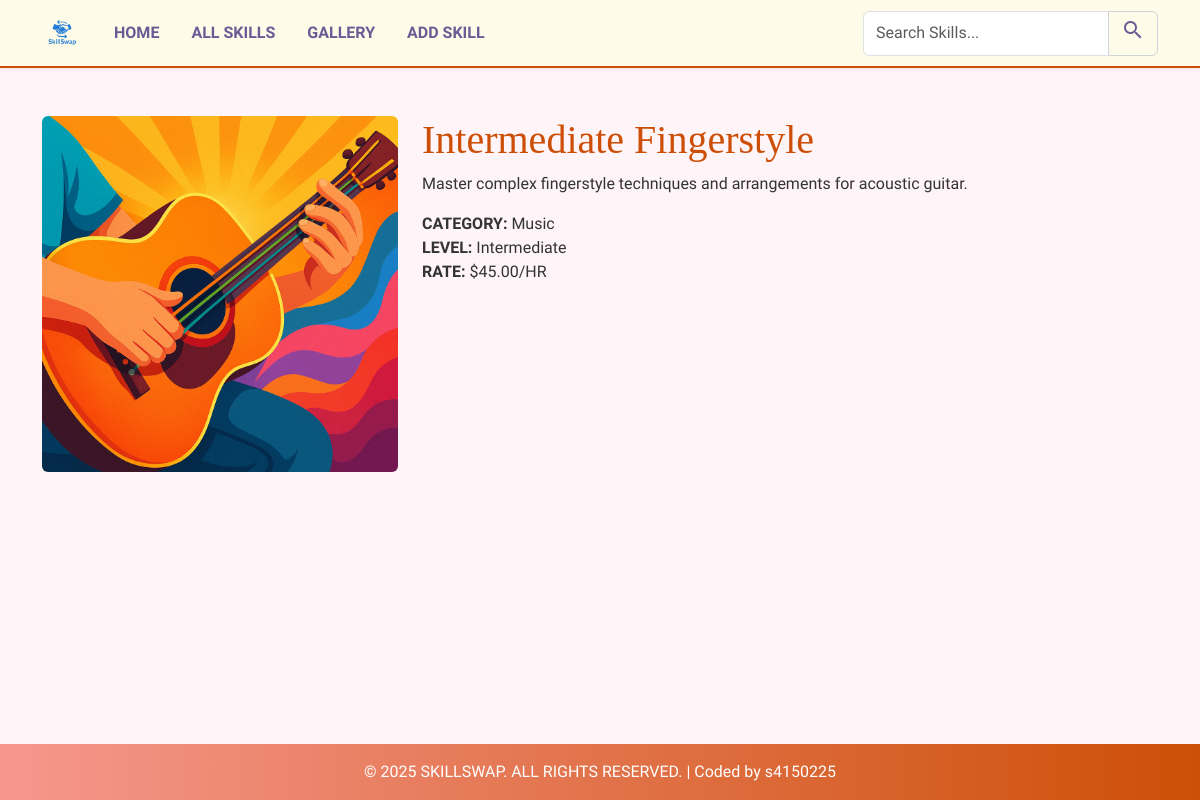
The app's page /details.php?id=2 with its own data.
### tables this page shows
CREATE TABLE `skills` (
  `id` int(11) NOT NULL,
  `title` varchar(255) NOT NULL,
  `description` text NOT NULL,
  `category` varchar(100) NOT NULL,
  `level` varchar(50) NOT NULL,
  `rate` decimal(10,2) NOT NULL,
  `image` varchar(255) NOT NULL,
  `date_added` timestamp NOT NULL DEFAULT current_timestamp()
);

### details.php (the view, shortened to what this page needs)
<?php
include 'includes/db_connect.inc';
$skill_id = intval($_GET['id']);
$skill = null;
$sql = "SELECT title, description, category, level, rate, image FROM skills WHERE id = ?";
$stmt = mysqli_prepare($conn, $sql);
if ($stmt) {
    mysqli_stmt_bind_param($stmt, "i", $skill_id);
    mysqli_stmt_execute($stmt);
    $result = mysqli_stmt_get_result($stmt);
    if (mysqli_num_rows($result) == 1) {
        $skill = mysqli_fetch_assoc($result);
    } else {
        header("Location: skills.php");
        exit();
    }
}
include 'includes/header.inc';
?>
<?php if ($skill): ?>
<div class="row">
    <div class="col-md-4">
        <a href="#" data-bs-toggle="modal" data-bs-target="#imageModal" data-bs-img-src="assets/images/skills/<?php echo htmlspecialchars($skill['image']); ?>">
            <img src="assets/images/skills/<?php echo htmlspecialchars($skill['image']); ?>" class="img-fluid rounded mb-3" alt="<?php echo htmlspecialchars($skill['title']); ?>">
        </a>
    </div>
    <div class="col-md-8">
        <h1 class="page-title"><?php echo htmlspecialchars($skill['title']); ?></h1>
        <p><?php echo htmlspecialchars($skill['description']); ?></p>
        <ul class="list-unstyled">
            <li><strong>CATEGORY:</strong> <?php echo htmlspecialchars($skill['category']); ?></li>
            <li><strong>LEVEL:</strong> <?php echo htmlspecialchars($skill['level']); ?></li>
            <li><strong>RATE:</strong> $<?php echo htmlspecialchars(number_format($skill['rate'], 2)); ?>/HR</li>
        </ul>
    </div>
</div>
<?php else: ?>
    <p>Skill not found.</p>
<?php endif; ?>
<?php
include 'includes/footer.inc';
?>

### includes/header.inc (shortened to what this page needs)
<!DOCTYPE html>
<html lang="en">
<head>
    <link href="https://cdn.jsdelivr.net/npm/bootstrap@5.3.2/dist/css/bootstrap.min.css" rel="stylesheet">
    <link rel="stylesheet" href="assets/css/styles.css">
</head>
<body>
    <header>
        <?php include 'includes/nav.inc'; ?>
    </header>
    <main class="container my-5">

### includes/nav.inc (shortened to what this page needs)
<nav class="navbar navbar-expand-lg">
    <div class="container">
        <a class="navbar-brand" href="index.php">
            <img src="assets/images/SkillSwap_logo.png" alt="SkillSwap Logo" height="40">
        </a>
        <div class="collapse navbar-collapse" id="navbarNav">
            <ul class="navbar-nav me-auto mb-2 mb-lg-0">
                <li class="nav-item">
                    <a class="nav-link" href="index.php">Home</a>
                </li>
                <li class="nav-item">
                    <a class="nav-link" href="skills.php">All Skills</a>
                </li>
                <li class="nav-item">
                    <a class="nav-link" href="gallery.php">Gallery</a>
                </li>
                <li class="nav-item">
                    <a class="nav-link" href="add.php">Add Skill</a>
                </li>
            </ul>
            <form class="d-flex" role="search">
                <div class="input-group">
                    <input class="form-control" type="search" placeholder="Search Skills..." aria-label="Search">
                    <button class="btn btn-outline-secondary search-btn" type="submit">
                        <span class="material-icons">search</span>
                    </button>
                </div>
            </form>
        </div>
    </div>
</nav>

### includes/footer.inc (shortened to what this page needs)
</main>
    <footer class="text-center text-white py-3">
        <div class="container">
            <p class="mb-0">&copy; <?php echo date('Y'); ?> SKILLSWAP. ALL RIGHTS RESERVED. | Coded by s4150225</p>
        </div>
    </footer>
</body>
</html>

### assets/css/styles.css (style rules this page uses)
:root { --primary-color: #cd4f07; --secondary-color: #6b5b95; --background-color: #fff5f8; --navbar-background: #FEFCE8; --text-color: #333333; --footer-gradient-start: #f6978e; --heading-font: 'Libre Baskerville', serif; --body-font: 'Ysabeau SC', sans-serif; }
body { font-family: var(--body-font); background-color: var(--background-color); color: var(--text-color); display: flex; flex-direction: column; min-height: 100vh; }
main { flex-grow: 1; }
h1, h2, h3, h4, h5, h6, .page-title, .card-title { font-family: var(--heading-font); color: var(--primary-color); }
.navbar { background-color: var(--navbar-background); border-bottom: 2px solid var(--primary-color); box-shadow: 0 2px 5px rgba(0, 0, 0, 0.05); }
.navbar .nav-link { color: var(--secondary-color); font-weight: 700; text-transform: uppercase; margin: 0 0.5rem; }
.search-btn { color: var(--secondary-color); border-color: #ced4da; }
footer { background: linear-gradient(90deg, var(--footer-gradient-start), var(--primary-color)); color: white; }

### records on screen
skills: image (picture), title "Intermediate Fingerstyle", description "Master complex fingerstyle techniques and arrangements for acoustic guitar.", category "Music", level "Intermediate", rate "45.00"
